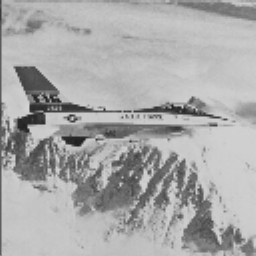
#> input picture poc/lab01/jet.bmp, 256 x 256 px, found by its file name
$ jupyter execute 03_histogram_hw.ipynb
#> lines starting #> are read from the running program, lines starting #| are printed output that depends on the picture
## Zadanie domowe: BBHE i DSIHE

W klasycznym wyrównywaniu histogramu HE  po wykonaniu operacji jasność obrazu ulega zmianie.
Dało się to zaobserwować podczas przeprowadzonych eksperymentów.
Jeśli nie to należy uruchomić skrypt z sekcji A i zwrócić na to uwagę.
Średnia jasność dąży do środkowego poziomu szarości.
Jest to wada i dlatego klasyczne HE ma ograniczone zastosowanie.

Powstało sporo metod, które eliminują to niekorzystne zjawisko.
Najprostsze z nich polegają na dekompozycji obrazu wejściowego na dwa podobrazy (wg. pewnego kryterium).
Następnie operacja HE wykonywana jest dla tych podobrazów.

Dwie znane z literatury metody to:
- Bi-Histogram Equalization
- DSIHE - Dualistic Sub-Image Histogram Equalization

W metodzie BBHE za kryterium podziału przyjmuje się średnią jasność w obrazie.
W DSIHE obraz dzieli się na dwa podobrazy o takiej samej liczbie pikseli (jaśniejszych i ciemniejszych).

W ramach zadania należy zaimplementować wybraną metodę: BBHE lub DSIHE (ew. obie).

1. Wczytaj obraz *jet.bmp* i wylicz jego histogram.
2. W kolejnym kroku należy wyznaczyć próg podziału obrazu na dwa podobrazy (*lm*).
3. Dla BBHE wyznacz średnią jasność obrazu. Dla DSIHE można wykorzystać histogram skumulowany.
Należy znaleźć poziom jasności który znajduje się "w połowie" histogramu skumulowanego.
W tym celu warto stworzyć tablicę, zawierającą moduł histogramu skumulowanego pomniejszonego o połowę liczby pikseli.
Następnie znaleźć minimum.
4. Dalej należy podzielić histogram oryginalnego obrazu na dwa histogramy *H1* i *H2*.
Dla każdego z nich wyliczyć histogram skumulowany ($C_1$ i $C_2$) i wykonać normalizację.
Normalizacja polega na podzieleniu każdego histogramu przez jego największy element.
5. Na podstawie histogramów skumulowanych należy stworzyć przekształcenie LUT.
Należy tak przeskalować $C_1$ i $C_2$, aby uzyskać jednorodne przekształcenie.
Tablicę $C_1$ wystarczy pomnożyć przez próg podziału.
Tablicę $C_2$ należy przeskalować do przedziału: $<lm+1; 255>$, gdzie $lm$ jest progiem podziału.<br>
$C_{1n} = (lm)*C1;$<br>
$C_{2n} = lm+1 + (255-lm-1)*C2;$<br>
Następnie dwie części tablicy przekodowań należy połączyć.
6. Ostatecznie należy wykonać operację LUT i wyświetlić wynik wyrównywania histogramu.
Porównaj wynik operacji BBHE lub DSIHE z klasycznym HE.

[cell 1]
import cv2
import os
from matplotlib import pyplot as plt
import numpy as np

if not os.path.exists("jet.bmp") :
    !wget https://raw.githubusercontent.com/vision-agh/poc_sw/master/03_Histogram/jet.bmp --no-check-certificate

jet = cv2.imread('jet.bmp', cv2.IMREAD_GRAYSCALE)
#> jet is the input picture: shape (256, 256); min 32, max 213, mean 169.3

[cell 2]
def BBHE(img):
    H = cv2.calcHist([img],[0],None,[256],[0,256])

    lm = int(np.mean(img))

    H1 = H[:lm]
    H2 = H[lm:]
    C1 = H1.cumsum()
    C2 = H2.cumsum()
    C1n = C1/np.max(C1)
    C2n = C2/np.max(C2)
    C1s = C1n*(lm-1)
    C2s = lm + (255 - lm)*C2n
    return np.r_[C1s, C2s].astype('uint8')


def DSIHE(img):
    H = cv2.calcHist([img],[0],None,[256],[0,256])

    lm = H.cumsum()
    lm = np.min(lm[lm>(np.max(lm)-np.min(lm))/2+np.min(lm)])
    lm = np.where(lm==H.cumsum())[0][0]

    H1 = H[:lm]
    H2 = H[lm:]
    C1 = H1.cumsum()
    C2 = H2.cumsum()
    C1n = C1/np.max(C1)
    C2n = C2/np.max(C2)
    C1s = C1n*(lm-1)
    C2s = lm + (255 - lm)*C2n
    return np.r_[C1s, C2s].astype('uint8')

[cell 3]
fig, axs = plt.subplots(1, 4)
fig.set_size_inches(16, 30)
axs[0].imshow(jet,'gray')
axs[0].axis('off')
axs[0].set_title('original')

bjet = cv2.LUT(jet, BBHE(jet), None)
#> in BBHE, `H = cv2.calcHist([img],[0],None,[256],[0,256])`: H = 256 values, max 2214 at index 195, min 0 at index 0, mean 256
#> in BBHE, `lm = int(np.mean(img))`: lm = 169
#> in BBHE, `H1 = H[:lm]`: H1 = 169 values, max 304 at index 167, min 0 at index 0, mean 121.6
#> in BBHE, `H2 = H[lm:]`: H2 = 87 values, max 2214 at index 26, min 0 at index 45, mean 517.2
#> in BBHE, `C1 = H1.cumsum()`: C1 = 169 values from 0 to 20543
#> in BBHE, `C2 = H2.cumsum()`: C2 = 87 values from 298 to 44993
#> in BBHE, `C1n = C1/np.max(C1)`: C1n = 169 values from 0 to 1
#> in BBHE, `C2n = C2/np.max(C2)`: C2n = 87 values from 0.00662 to 1
#> in BBHE, `C1s = C1n*(lm-1)`: C1s = 169 values from 0 to 168
#> in BBHE, `C2s = lm + (255 - lm)*C2n`: C2s = 87 values from 169.6 to 255
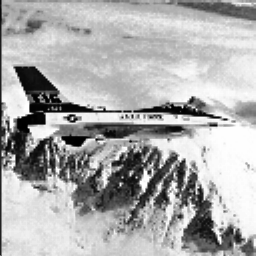
#> bjet: shape (256, 256); min 0, max 255, mean 172.6
axs[1].imshow(bjet,'gray')
axs[1].axis('off')
axs[1].set_title('BBHE')

djet = cv2.LUT(jet, DSIHE(jet), None)
#> in DSIHE, `lm = H.cumsum()`: lm = 256 values from 0 to 65536
#> in DSIHE, `lm = np.min(lm[lm>(np.max(lm)-np.min(lm))/2+np.min(lm)])`: lm = 33959
#> in DSIHE, `lm = np.where(lm==H.cumsum())[0][0]`: lm = 187
#> in DSIHE, `H1 = H[:lm]`: H1 = 187 values, max 1304 at index 186, min 0 at index 0, mean 173.6
#> in DSIHE, `H2 = H[lm:]`: H2 = 69 values, max 2214 at index 8, min 0 at index 27, mean 479.2
#> in DSIHE, `C1 = H1.cumsum()`: C1 = 187 values from 0 to 32469
#> in DSIHE, `C2 = H2.cumsum()`: C2 = 69 values from 1490 to 33067
#> in DSIHE, `C1n = C1/np.max(C1)`: C1n = 187 values from 0 to 1
#> in DSIHE, `C2n = C2/np.max(C2)`: C2n = 69 values from 0.0451 to 1
#> in DSIHE, `C1s = C1n*(lm-1)`: C1s = 187 values from 0 to 186
#> in DSIHE, `C2s = lm + (255 - lm)*C2n`: C2s = 69 values from 190.1 to 255
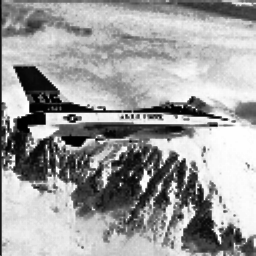
#> djet: shape (256, 256); min 0, max 255, mean 158.5
axs[2].imshow(djet,'gray')
axs[2].axis('off')
axs[2].set_title('DSIHE')

cjet = cv2.equalizeHist(jet)
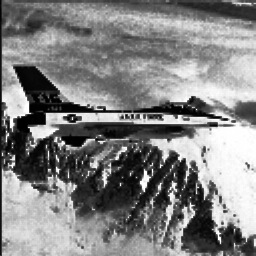
#> cjet: shape (256, 256); min 0, max 255, mean 129.5
axs[3].imshow(cjet,'gray')
axs[3].axis('off')
axs[3].set_title('HE')
plt.show()
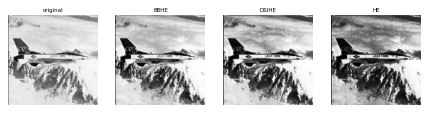
#> figure drawn by matplotlib, 4 panels
